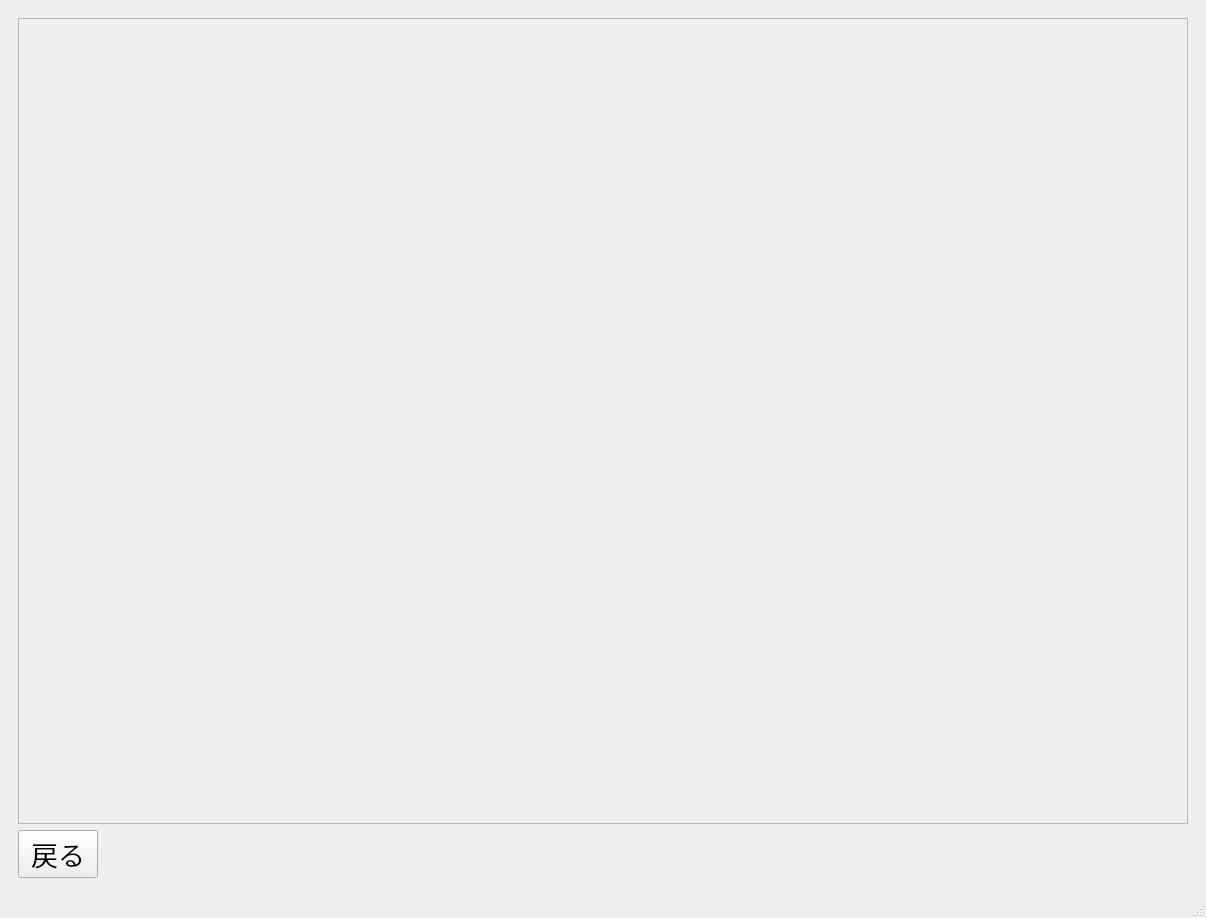
<?xml version="1.0" encoding="UTF-8"?>
<ui version="4.0">
 <class>MainWindow</class>
 <widget class="QMainWindow" name="MainWindow">
  <property name="geometry">
   <rect>
    <x>0</x>
    <y>0</y>
    <width>1197</width>
    <height>918</height>
   </rect>
  </property>
  <property name="font">
   <font>
    <pointsize>9</pointsize>
   </font>
  </property>
  <property name="windowTitle">
   <string>MainWindow</string>
  </property>
  <widget class="QWidget" name="centralwidget">
   <layout class="QVBoxLayout" name="verticalLayout">
    <item>
     <widget class="QStackedWidget" name="stackedWidget">
      <property name="currentIndex">
       <number>4</number>
      </property>
      <widget class="QWidget" name="start">
       <layout class="QVBoxLayout" name="verticalLayout_7">
        <item>
         <layout class="QGridLayout" name="gridLayout">
          <item row="1" column="1">
           <widget class="QPushButton" name="GoData">
            <property name="font">
             <font>
              <pointsize>30</pointsize>
             </font>
            </property>
            <property name="text">
             <string>学習用データの登録(現在作成中)</string>
            </property>
           </widget>
          </item>
          <item row="0" column="1">
           <widget class="QPushButton" name="GoML">
            <property name="font">
             <font>
              <pointsize>30</pointsize>
             </font>
            </property>
            <property name="text">
             <string>音声クローニングの学習(現在作成中)</string>
            </property>
           </widget>
          </item>
          <item row="1" column="2">
           <layout class="QVBoxLayout" name="verticalLayout_3">
            <item>
             <widget class="QPushButton" name="pushButton">
              <property name="font">
               <font>
                <pointsize>30</pointsize>
               </font>
              </property>
              <property name="text">
               <string>設定</string>
              </property>
             </widget>
            </item>
            <item>
             <widget class="QPushButton" name="credit">
              <property name="font">
               <font>
                <pointsize>30</pointsize>
               </font>
              </property>
              <property name="text">
               <string>クレジット</string>
              </property>
             </widget>
            </item>
           </layout>
          </item>
          <item row="0" column="2">
           <widget class="QPushButton" name="GoTTS">
            <property name="font">
             <font>
              <pointsize>30</pointsize>
             </font>
            </property>
            <property name="text">
             <string>Text To Speech</string>
            </property>
           </widget>
          </item>
         </layout>
        </item>
       </layout>
      </widget>
      <widget class="QWidget" name="Setting">
       <layout class="QVBoxLayout" name="verticalLayout_8">
        <item>
         <layout class="QGridLayout" name="gridLayout_2">
          <item row="2" column="0">
           <widget class="QPushButton" name="pushButton_2">
            <property name="text">
             <string>戻る</string>
            </property>
           </widget>
          </item>
          <item row="1" column="2">
           <widget class="QLabel" name="label_17">
            <property name="font">
             <font>
              <pointsize>15</pointsize>
             </font>
            </property>
            <property name="text">
             <string>このソフトウェアはwaveglow学習済みモデルを使用しています。
Copyright (c) 2018, NVIDIA Corporation</string>
            </property>
           </widget>
          </item>
          <item row="0" column="0">
           <widget class="QLabel" name="label_15">
            <property name="font">
             <font>
              <pointsize>15</pointsize>
             </font>
            </property>
            <property name="text">
             <string>本ソフトウェアの音声合成には、
フリー素材キャラクター「つくよみちゃん」が無料公開している
音声データを使用しています。

■つくよみちゃんコーパス（CV.夢前黎）
https://tyc.rei-yumesaki.net/material/corpus/
© Rei Yumesaki</string>
            </property>
           </widget>
          </item>
          <item row="1" column="0">
           <widget class="QLabel" name="label_16">
            <property name="font">
             <font>
              <pointsize>15</pointsize>
             </font>
            </property>
            <property name="text">
             <string>このソフトウェアはtacotron2モデルを使用しています。
Copyright (c) 2018, NVIDIA Corporation</string>
            </property>
           </widget>
          </item>
          <item row="0" column="2">
           <widget class="QLabel" name="image">
            <property name="text">
             <string>TextLabel</string>
            </property>
           </widget>
          </item>
         </layout>
        </item>
       </layout>
      </widget>
      <widget class="QWidget" name="text2speach">
       <layout class="QHBoxLayout" name="horizontalLayout_3">
        <item>
         <layout class="QVBoxLayout" name="verticalLayout_2">
          <item>
           <widget class="QWidget" name="widget_2" native="true">
            <layout class="QVBoxLayout" name="verticalLayout_6">
             <item>
              <layout class="QVBoxLayout" name="verticalLayout_5">
               <item>
                <widget class="QLabel" name="label">
                 <property name="font">
                  <font>
                   <pointsize>18</pointsize>
                  </font>
                 </property>
                 <property name="text">
                  <string/>
                 </property>
                </widget>
               </item>
               <item>
                <widget class="QLabel" name="label_2">
                 <property name="font">
                  <font>
                   <pointsize>18</pointsize>
                  </font>
                 </property>
                 <property name="text">
                  <string/>
                 </property>
                </widget>
               </item>
               <item>
                <widget class="QLabel" name="label_3">
                 <property name="font">
                  <font>
                   <pointsize>18</pointsize>
                  </font>
                 </property>
                 <property name="text">
                  <string/>
                 </property>
                </widget>
               </item>
               <item>
                <widget class="QLabel" name="label_4">
                 <property name="font">
                  <font>
                   <pointsize>18</pointsize>
                  </font>
                 </property>
                 <property name="text">
                  <string/>
                 </property>
                </widget>
               </item>
               <item>
                <widget class="QLabel" name="label_5">
                 <property name="font">
                  <font>
                   <pointsize>18</pointsize>
                  </font>
                 </property>
                 <property name="text">
                  <string/>
                 </property>
                </widget>
               </item>
               <item>
                <widget class="QLabel" name="label_6">
                 <property name="font">
                  <font>
                   <pointsize>18</pointsize>
                  </font>
                 </property>
                 <property name="text">
                  <string/>
                 </property>
                </widget>
               </item>
               <item>
                <widget class="QLabel" name="label_7">
                 <property name="font">
                  <font>
                   <pointsize>18</pointsize>
                  </font>
                 </property>
                 <property name="text">
                  <string/>
                 </property>
                </widget>
               </item>
               <item>
                <widget class="QLabel" name="label_8">
                 <property name="font">
                  <font>
                   <pointsize>18</pointsize>
                  </font>
                 </property>
                 <property name="text">
                  <string/>
                 </property>
                </widget>
               </item>
               <item>
                <widget class="QLabel" name="label_9">
                 <property name="font">
                  <font>
                   <pointsize>18</pointsize>
                  </font>
                 </property>
                 <property name="text">
                  <string/>
                 </property>
                </widget>
               </item>
               <item>
                <widget class="QLabel" name="label_10">
                 <property name="font">
                  <font>
                   <pointsize>18</pointsize>
                  </font>
                 </property>
                 <property name="text">
                  <string/>
                 </property>
                </widget>
               </item>
               <item>
                <widget class="QLabel" name="label_11">
                 <property name="font">
                  <font>
                   <pointsize>18</pointsize>
                  </font>
                 </property>
                 <property name="text">
                  <string/>
                 </property>
                </widget>
               </item>
               <item>
                <widget class="QLabel" name="label_12">
                 <property name="font">
                  <font>
                   <pointsize>18</pointsize>
                  </font>
                 </property>
                 <property name="text">
                  <string/>
                 </property>
                </widget>
               </item>
               <item>
                <widget class="QLabel" name="label_13">
                 <property name="font">
                  <font>
                   <pointsize>18</pointsize>
                  </font>
                 </property>
                 <property name="text">
                  <string/>
                 </property>
                </widget>
               </item>
               <item>
                <widget class="QLabel" name="label_14">
                 <property name="font">
                  <font>
                   <pointsize>18</pointsize>
                  </font>
                 </property>
                 <property name="text">
                  <string/>
                 </property>
                </widget>
               </item>
              </layout>
             </item>
            </layout>
           </widget>
          </item>
          <item>
           <widget class="QWidget" name="widget" native="true">
            <property name="font">
             <font>
              <pointsize>20</pointsize>
             </font>
            </property>
            <layout class="QVBoxLayout" name="verticalLayout_4"/>
           </widget>
          </item>
          <item>
           <widget class="QLineEdit" name="lineEdit">
            <property name="font">
             <font>
              <pointsize>30</pointsize>
             </font>
            </property>
            <property name="text">
             <string>ここに入力してください</string>
            </property>
            <property name="alignment">
             <set>Qt::AlignCenter</set>
            </property>
           </widget>
          </item>
          <item>
           <layout class="QHBoxLayout" name="horizontalLayout_2">
            <item>
             <widget class="QPushButton" name="back_start">
              <property name="text">
               <string>はじめに戻る</string>
              </property>
             </widget>
            </item>
            <item>
             <spacer name="horizontalSpacer">
              <property name="orientation">
               <enum>Qt::Horizontal</enum>
              </property>
              <property name="sizeHint" stdset="0">
               <size>
                <width>40</width>
                <height>20</height>
               </size>
              </property>
             </spacer>
            </item>
           </layout>
          </item>
         </layout>
        </item>
       </layout>
      </widget>
      <widget class="QWidget" name="ML">
       <layout class="QVBoxLayout" name="verticalLayout_10">
        <item>
         <layout class="QVBoxLayout" name="verticalLayout_9">
          <item>
           <widget class="QWidget" name="widget_3" native="true"/>
          </item>
          <item>
           <layout class="QHBoxLayout" name="horizontalLayout">
            <item>
             <spacer name="horizontalSpacer_2">
              <property name="orientation">
               <enum>Qt::Horizontal</enum>
              </property>
              <property name="sizeHint" stdset="0">
               <size>
                <width>40</width>
                <height>20</height>
               </size>
              </property>
             </spacer>
            </item>
            <item>
             <widget class="QPushButton" name="pushButton_3">
              <property name="font">
               <font>
                <pointsize>20</pointsize>
               </font>
              </property>
              <property name="text">
               <string>戻る</string>
              </property>
             </widget>
            </item>
           </layout>
          </item>
         </layout>
        </item>
       </layout>
      </widget>
      <widget class="QWidget" name="Set_Data">
       <layout class="QVBoxLayout" name="verticalLayout_12">
        <item>
         <widget class="QScrollArea" name="scrollArea">
          <property name="widgetResizable">
           <bool>true</bool>
          </property>
          <widget class="QWidget" name="scrollAreaWidgetContents">
           <property name="geometry">
            <rect>
             <x>0</x>
             <y>0</y>
             <width>1159</width>
             <height>783</height>
            </rect>
           </property>
           <layout class="QVBoxLayout" name="verticalLayout_13"/>
          </widget>
         </widget>
        </item>
        <item>
         <layout class="QVBoxLayout" name="verticalLayout_11">
          <item>
           <layout class="QHBoxLayout" name="horizontalLayout_4">
            <item>
             <widget class="QPushButton" name="pushButton_4">
              <property name="font">
               <font>
                <pointsize>20</pointsize>
               </font>
              </property>
              <property name="text">
               <string>戻る</string>
              </property>
             </widget>
            </item>
            <item>
             <spacer name="horizontalSpacer_3">
              <property name="orientation">
               <enum>Qt::Horizontal</enum>
              </property>
              <property name="sizeHint" stdset="0">
               <size>
                <width>40</width>
                <height>20</height>
               </size>
              </property>
             </spacer>
            </item>
           </layout>
          </item>
         </layout>
        </item>
       </layout>
      </widget>
     </widget>
    </item>
   </layout>
  </widget>
  <widget class="QMenuBar" name="menubar">
   <property name="geometry">
    <rect>
     <x>0</x>
     <y>0</y>
     <width>1197</width>
     <height>21</height>
    </rect>
   </property>
  </widget>
  <widget class="QStatusBar" name="statusbar"/>
 </widget>
 <resources/>
 <connections/>
</ui>
